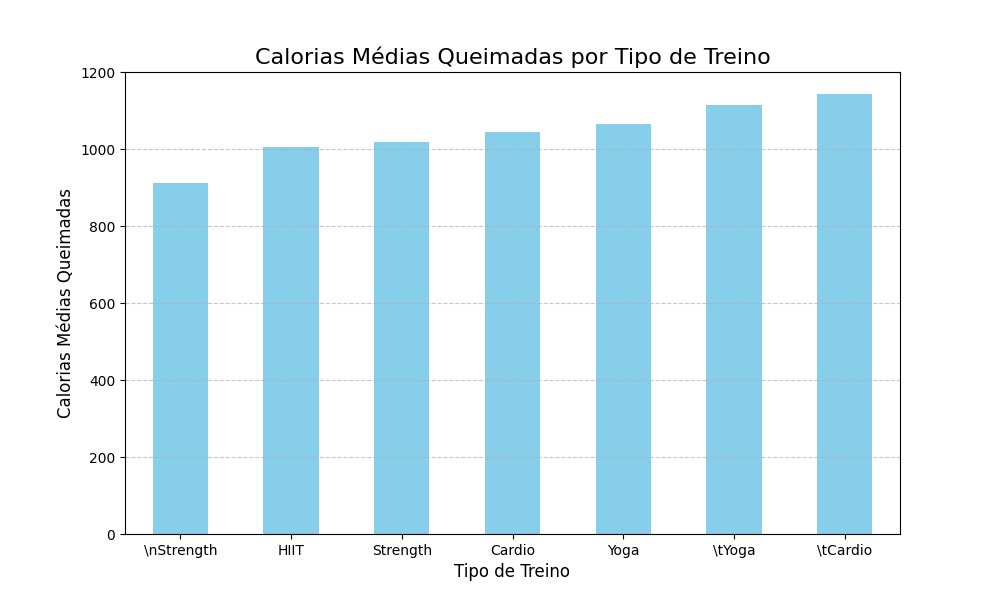

This chart was generated by the following Python code:
import pandas as pd
import matplotlib.pyplot as plt

file_path = "./gym_members_exercise_tracking_synthetic_data.csv"
data = pd.read_csv(file_path)

avg_calories = data.groupby('Workout_Type')['Calories_Burned'].mean().sort_values()

plt.figure(figsize=(10, 6))
avg_calories.plot(kind='bar', color='skyblue')
plt.title("Calorias Médias Queimadas por Tipo de Treino", fontsize=16)
plt.xlabel("Tipo de Treino", fontsize=12)
plt.ylabel("Calorias Médias Queimadas", fontsize=12)
plt.xticks(rotation=0)
plt.grid(axis='y', linestyle='--', alpha=0.7)
plt.savefig("calorias_por_treino.png") 
plt.show()
